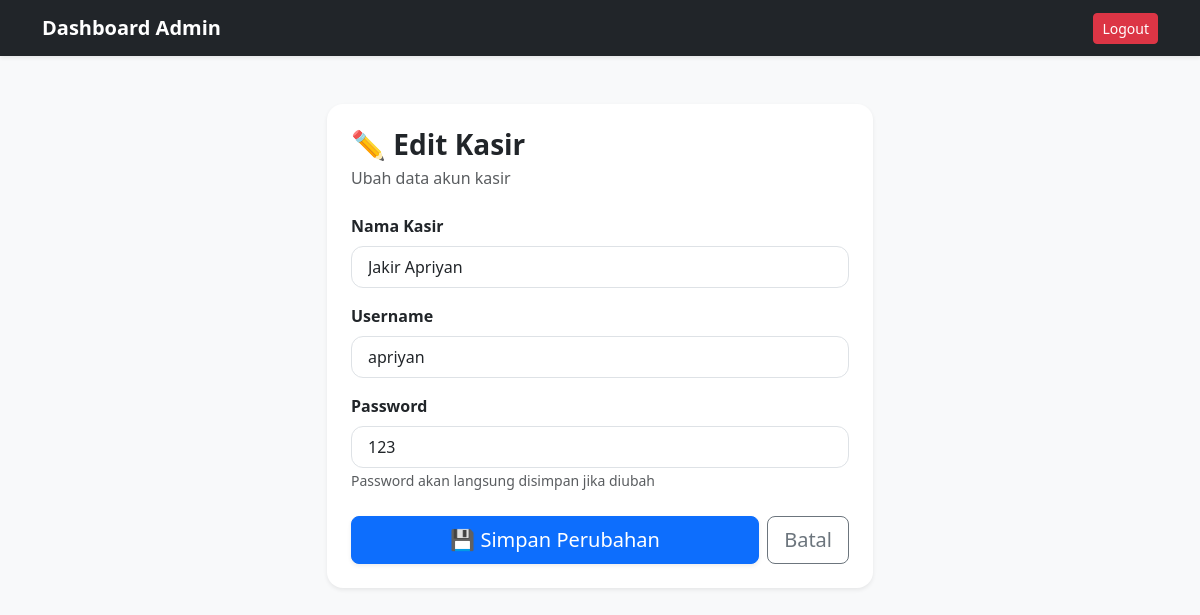
/admin/kasir/edit.php?id=4 (signed in), run on the app's committed database.
### tables this page shows
CREATE TABLE `pengguna` (
  `id_pengguna` int NOT NULL,
  `nama` varchar(100) NOT NULL,
  `username` varchar(50) NOT NULL,
  `password` varchar(255) NOT NULL,
  `role` enum('admin','kasir') NOT NULL,
  `created_at` timestamp NOT NULL DEFAULT CURRENT_TIMESTAMP
);

### admin/kasir/edit.php (the view, shortened to what this page needs)
<?php
include '../../config/db.php';
$id = $_GET['id'];
$query = mysqli_query(
    $koneksi,
    "SELECT * FROM pengguna
    WHERE id_pengguna='$id'
    AND role='kasir'"
);
$kasir = mysqli_fetch_assoc($query);
?>
<!DOCTYPE html>
<html lang="id">
<head>
    <link href="https://cdn.jsdelivr.net/npm/bootstrap@5.3.8/dist/css/bootstrap.min.css" rel="stylesheet"
>
</head>
<body class="bg-light">
    <nav class="navbar navbar-expand-lg navbar-dark bg-dark shadow-sm">
        <div class="container">
            <a href="../index.php" class="navbar-brand fw-bold">
                Dashboard Admin
            </a>
            <a href="../../auth/logout.php" class="btn btn-danger btn-sm">
                Logout
            </a>
        </div>
    </nav>
    <div class="container py-5">
        <div class="row justify-content-center">
            <div class="col-lg-6">
                <div class="card border-0 shadow-sm rounded-4">
                    <div class="card-body p-4">
                        <div class="mb-4">
                            <h3 class="fw-bold mb-1">✏️ Edit Kasir</h3>
                            <p class="text-muted mb-0">
                                Ubah data akun kasir
                            </p>
                        </div>
                        <form action="../../proses/admin/edit/proses_edit_kasir.php" method="POST">
                            <div class="mb-3">
                                <label class="form-label fw-semibold">Nama Kasir</label>
                                <input type="text" name="nama" class="form-control form-control-lg rounded-3"
                                    value="<?= $kasir['nama']; ?>" required>
                            </div>
                            <div class="mb-3">
                                <label class="form-label fw-semibold">Username</label>
                                <input type="text" name="username" class="form-control form-control-lg rounded-3"
                                    value="<?= $kasir['username']; ?>" required>
                            </div>
                            <div class="mb-4">
                                <label class="form-label fw-semibold">Password</label>
                                <input type="text" name="password" class="form-control form-control-lg rounded-3"
                                    value="<?= $kasir['password']; ?>" required>
                                <small class="text-muted">
                                    Password akan langsung disimpan jika diubah
                                </small>
                            </div>
                            <div class="d-flex gap-2">
                                <button type="submit" class="btn btn-primary btn-lg rounded-3 flex-fill shadow-sm">
                                    💾 Simpan Perubahan
                                </button>
                                <a href="index.php" class="btn btn-outline-secondary btn-lg rounded-3">
                                    Batal
                                </a>
                            </div>
                        </form>
                    </div>
                </div>
            </div>
        </div>
    </div>
</body>
</html>

### admin/kasir/edit.php (style rules this page uses)
.form-control { border-radius: 12px !important; font-size: 16px; }
.card { border-radius: 18px; }
.btn { transition: 0.2s; }

### data on the page
pengguna: nama "Jakir Apriyan", username "apriyan", password "123"
